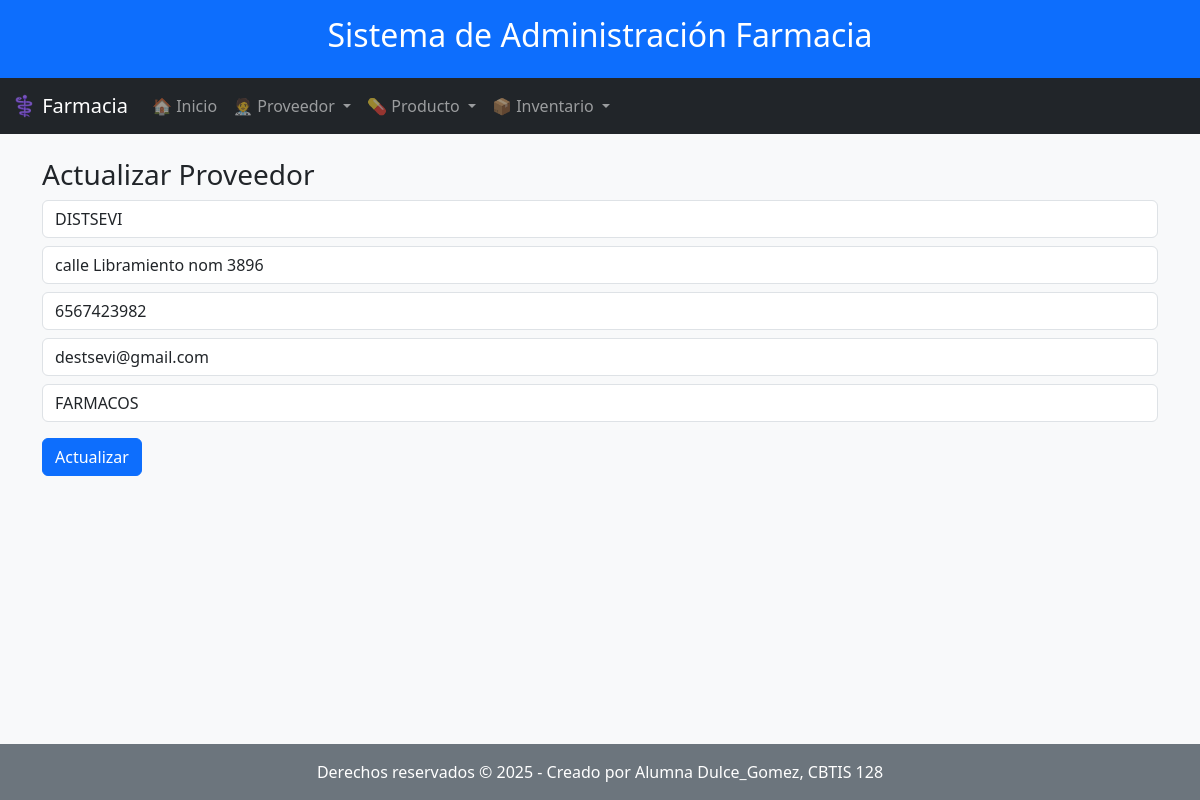
The app's page /actualizar_proveedor/2/ with its own data.
### parte final/app_Farmacia/models.py (models this page shows, shortened)
class Proveedor(models.Model):
    nombre = models.CharField(max_length=100)
    direccion = models.CharField(max_length=200)
    telefono = models.CharField(max_length=15)
    correo_electronico = models.EmailField(max_length=100)
    tipo_producto = models.CharField(max_length=50)

### parte final/app_Farmacia/views.py (the view)
# urls.py: path('actualizar_proveedor/<int:id>/', views.actualizar_proveedor, name="actualizar_proveedor"),
def actualizar_proveedor(request, id):
    proveedor = get_object_or_404(Proveedor, id=id)
    return render(request, "proveedor/actualizar_proveedor.html", {"proveedor": proveedor})

### parte final/app_Farmacia/templates/proveedor/actualizar_proveedor.html (shortened to what this page needs)
{% extends 'base.html' %}
{% block contenido %}
<h3>Actualizar Proveedor</h3>
<form method="POST" action="/realizar_actualizacion_proveedor/{{ proveedor.id }}/">
    <input class="form-control mt-2" type="text" name="nombre" value="{{ proveedor.nombre }}">
    <input class="form-control mt-2" type="text" name="direccion" value="{{ proveedor.direccion }}">
    <input class="form-control mt-2" type="text" name="telefono" value="{{ proveedor.telefono }}">
    <input class="form-control mt-2" type="email" name="correo_electronico" value="{{ proveedor.correo_electronico }}">
    <input class="form-control mt-2" type="text" name="tipo_producto" value="{{ proveedor.tipo_producto }}">
    <button class="btn btn-primary mt-3">Actualizar</button>
</form>
{% endblock %}

### records on screen
Proveedor: nombre "DISTSEVI", direccion "calle Libramiento nom 3896", telefono "6567423982", correo_electronico "destsevi@gmail.com", tipo_producto "FARMACOS"
